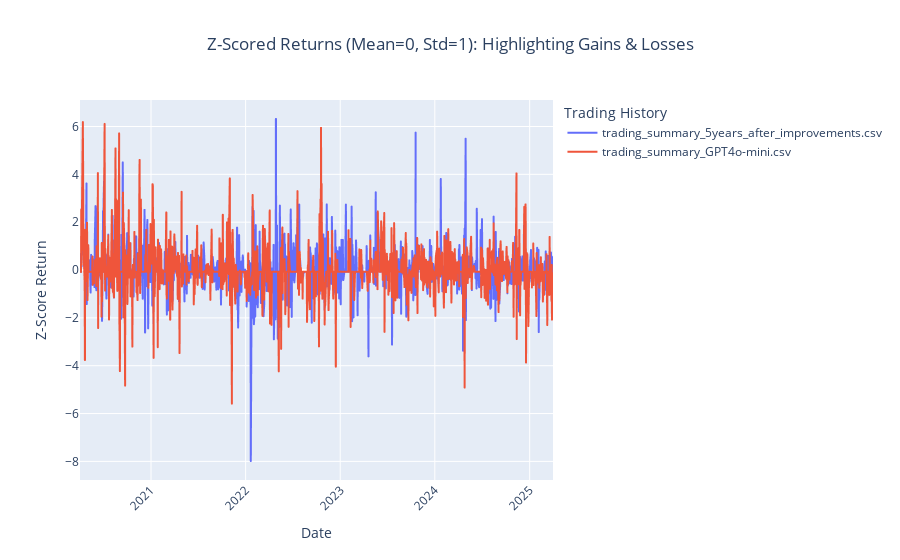

Notebook source saved alongside this figure:
### Code cell
combined_df['Return'] = combined_df.groupby('Trading History')['Normalized Total Value'].pct_change()
combined_df['Z-Score Return'] = combined_df.groupby('Trading History')['Return'].transform(lambda x: (x - x.mean()) / x.std())
fig_zscore = px.line(combined_df.dropna(subset=['Z-Score Return']), 
                     x='Date', y='Z-Score Return', 
                     color='Trading History',
                     title='Z-Scored Returns (Mean=0, Std=1): Highlighting Gains & Losses')

fig_zscore.update_layout(xaxis_title='Date', yaxis_title='Z-Score Return',
                         xaxis_tickangle=-45, title_x=0.5)

fig_zscore.show()

### Figure 1 — Plotly figure (JSON) as saved in the notebook; plotly's stock layout.template omitted (floating-point values rounded to 4 significant figures; data arrays with more than 128 entries replaced by an {"elided": "..."} marker saying what was removed)
{"data": [{"hovertemplate": "Trading History=trading_summary_5years_after_improvements.csv<br>Date=%{x}<br>Z-Score Return=%{y}<extra></extra>", "legendgroup": "trading_summary_5years_after_improvements.csv", "line": {"color": "#636efa", "dash": "solid"}, "marker": {"symbol": "circle"}, "mode": "lines", "name": "trading_summary_5years_after_improvements.csv", "showlegend": true, "type": "scattergl", "x": {"elided": "1256 str values"}, "xaxis": "x", "y": {"elided": "1256 float values"}, "yaxis": "y"}, {"hovertemplate": "Trading History=trading_summary_GPT4o-mini.csv<br>Date=%{x}<br>Z-Score Return=%{y}<extra></extra>", "legendgroup": "trading_summary_GPT4o-mini.csv", "line": {"color": "#EF553B", "dash": "solid"}, "marker": {"symbol": "circle"}, "mode": "lines", "name": "trading_summary_GPT4o-mini.csv", "showlegend": true, "type": "scattergl", "x": {"elided": "1256 str values"}, "xaxis": "x", "y": {"elided": "1256 float values"}, "yaxis": "y"}], "layout": {"legend": {"title": {"text": "Trading History"}, "tracegroupgap": 0}, "title": {"text": "Z-Scored Returns (Mean=0, Std=1): Highlighting Gains & Losses", "x": 0.5}, "xaxis": {"anchor": "y", "domain": [0, 1], "tickangle": -45, "title": {"text": "Date"}}, "yaxis": {"anchor": "x", "domain": [0, 1], "title": {"text": "Z-Score Return"}}}}
